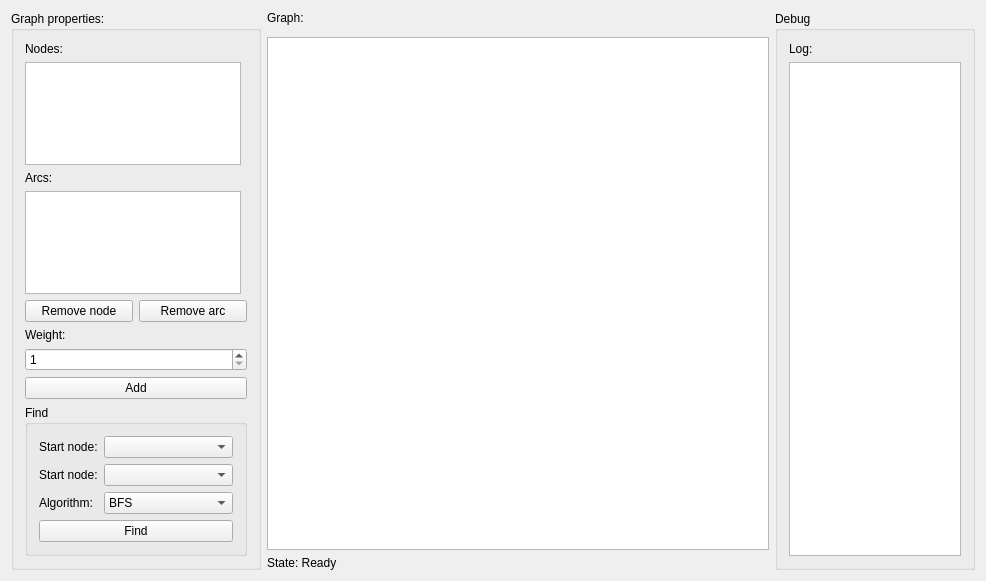
<?xml version="1.0" encoding="UTF-8"?>
<ui version="4.0">
 <class>Form</class>
 <widget class="QWidget" name="Form">
  <property name="geometry">
   <rect>
    <x>0</x>
    <y>0</y>
    <width>986</width>
    <height>581</height>
   </rect>
  </property>
  <property name="minimumSize">
   <size>
    <width>900</width>
    <height>500</height>
   </size>
  </property>
  <property name="windowTitle">
   <string>PyFinder</string>
  </property>
  <layout class="QGridLayout" name="gridLayout">
   <item row="0" column="0" rowspan="4">
    <widget class="QGroupBox" name="groupBox">
     <property name="minimumSize">
      <size>
       <width>250</width>
       <height>0</height>
      </size>
     </property>
     <property name="maximumSize">
      <size>
       <width>250</width>
       <height>16777215</height>
      </size>
     </property>
     <property name="title">
      <string>Graph properties:</string>
     </property>
     <layout class="QGridLayout" name="gridLayout_2">
      <item row="11" column="0" colspan="2">
       <widget class="QGroupBox" name="groupBox_2">
        <property name="title">
         <string>Find</string>
        </property>
        <layout class="QFormLayout" name="formLayout">
         <item row="0" column="0">
          <widget class="QLabel" name="label_4">
           <property name="text">
            <string>Start node:</string>
           </property>
          </widget>
         </item>
         <item row="1" column="0">
          <widget class="QLabel" name="label_5">
           <property name="text">
            <string>Start node:</string>
           </property>
          </widget>
         </item>
         <item row="2" column="0">
          <widget class="QLabel" name="label_6">
           <property name="text">
            <string>Algorithm:</string>
           </property>
          </widget>
         </item>
         <item row="2" column="1">
          <widget class="QComboBox" name="comboBox_3">
           <item>
            <property name="text">
             <string>BFS</string>
            </property>
           </item>
           <item>
            <property name="text">
             <string>Dijkstra</string>
            </property>
           </item>
           <item>
            <property name="text">
             <string>A*</string>
            </property>
           </item>
          </widget>
         </item>
         <item row="3" column="0" colspan="2">
          <widget class="QPushButton" name="pushButton_4">
           <property name="text">
            <string>Find</string>
           </property>
          </widget>
         </item>
         <item row="0" column="1">
          <widget class="QComboBox" name="comboBox"/>
         </item>
         <item row="1" column="1">
          <widget class="QComboBox" name="comboBox_2"/>
         </item>
        </layout>
       </widget>
      </item>
      <item row="5" column="0">
       <widget class="QLabel" name="label_8">
        <property name="text">
         <string>Arcs:</string>
        </property>
       </widget>
      </item>
      <item row="10" column="0" colspan="2">
       <widget class="QPushButton" name="pushButton">
        <property name="text">
         <string>Add</string>
        </property>
        <property name="shortcut">
         <string>Return</string>
        </property>
       </widget>
      </item>
      <item row="3" column="0">
       <widget class="QListWidget" name="listWidget"/>
      </item>
      <item row="7" column="0" colspan="2">
       <layout class="QHBoxLayout" name="horizontalLayout">
        <item>
         <widget class="QPushButton" name="pushButton_2">
          <property name="text">
           <string>Remove node</string>
          </property>
         </widget>
        </item>
        <item>
         <widget class="QPushButton" name="pushButton_3">
          <property name="text">
           <string>Remove arc</string>
          </property>
         </widget>
        </item>
       </layout>
      </item>
      <item row="1" column="0">
       <widget class="QLabel" name="label">
        <property name="text">
         <string>Nodes:</string>
        </property>
       </widget>
      </item>
      <item row="9" column="0" colspan="2">
       <widget class="QSpinBox" name="spinBox">
        <property name="minimum">
         <number>1</number>
        </property>
        <property name="maximum">
         <number>100</number>
        </property>
       </widget>
      </item>
      <item row="8" column="0" colspan="2">
       <widget class="QLabel" name="label_2">
        <property name="text">
         <string>Weight:</string>
        </property>
       </widget>
      </item>
      <item row="6" column="0">
       <widget class="QListWidget" name="listWidget_2"/>
      </item>
     </layout>
    </widget>
   </item>
   <item row="0" column="1">
    <widget class="QLabel" name="label_3">
     <property name="text">
      <string>Graph:</string>
     </property>
    </widget>
   </item>
   <item row="2" column="1">
    <widget class="QGraphicsView" name="graphicsView"/>
   </item>
   <item row="3" column="1">
    <widget class="QLabel" name="state">
     <property name="text">
      <string>State: Ready</string>
     </property>
    </widget>
   </item>
   <item row="0" column="2" rowspan="4">
    <widget class="QGroupBox" name="groupBox_3">
     <property name="minimumSize">
      <size>
       <width>200</width>
       <height>0</height>
      </size>
     </property>
     <property name="maximumSize">
      <size>
       <width>200</width>
       <height>16777215</height>
      </size>
     </property>
     <property name="title">
      <string>Debug</string>
     </property>
     <layout class="QVBoxLayout" name="verticalLayout_2">
      <item>
       <widget class="QLabel" name="label_7">
        <property name="text">
         <string>Log:</string>
        </property>
       </widget>
      </item>
      <item>
       <widget class="QTextEdit" name="textEdit">
        <property name="maximumSize">
         <size>
          <width>16777215</width>
          <height>16777215</height>
         </size>
        </property>
        <property name="readOnly">
         <bool>true</bool>
        </property>
       </widget>
      </item>
     </layout>
    </widget>
   </item>
  </layout>
 </widget>
 <layoutdefault spacing="6" margin="11"/>
 <resources/>
 <connections/>
</ui>
